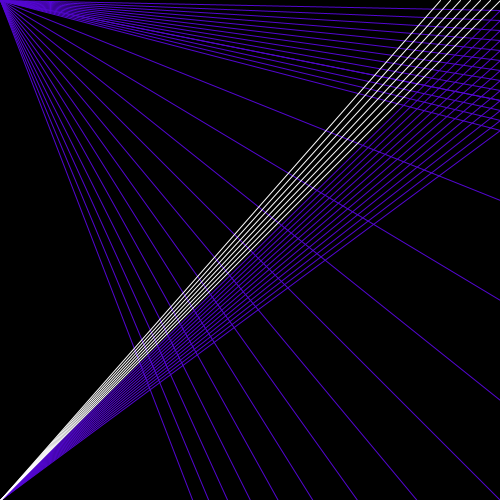
Frame 1 (no input)
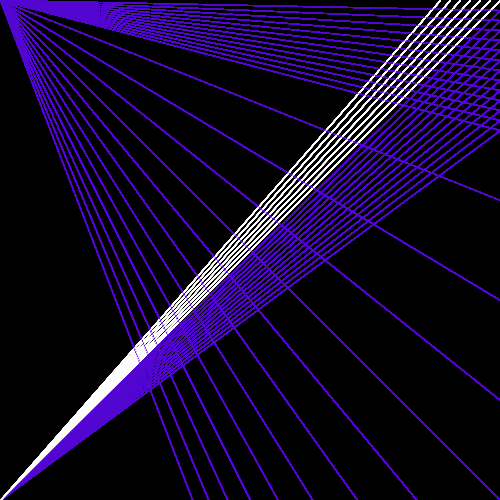
Frame 60 (the mouse pressed at the canvas centre just before this capture)
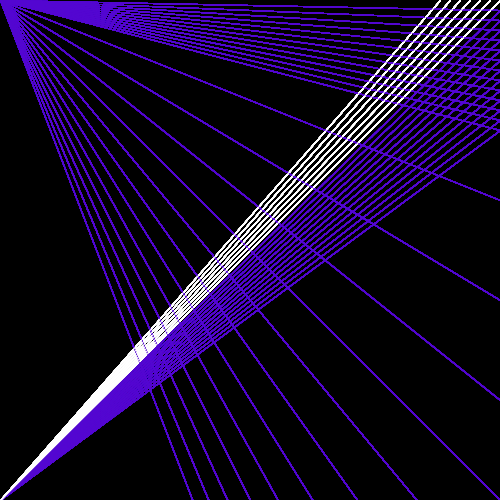
Frame 120 (the mouse held since frame 60 and released just before this capture)

The Processing sketch that drew these frames (run headless with seeded random() and noise(); from frame 60 on, the mouse is pressed at the canvas centre):

// Processing sketch: processing_32141
// ── processing_32141.pde


void setup () {
  size (500,500);
  noFill ();
  background (0);
  
  
}

void draw ()
{
  fill (254,255,5);
  //ellipse (200, 200, 200, 200);
    
  stroke (83,6,209);
  strokeWeight (1);
  
  line (0,500,500,10);
  line (0,500,500,20);
  line (0,500,500,30);
  line (0,500,500,40);
  line (0,500,500,50);
  line (0,500,500,60);
  line (0,500,500,70);
  line (0,500,500,80);
  line (0,500,500,90);
  line (0,500,500,100);
  line (0,500,500,110);
  line (0,500,500,120);
  line (0,500,500,130);
  
  line (0,0,500,10);
  line (0,0,500,20);
  line (0,0,500,30);
  line (0,0,500,40);
  line (0,0,500,50);
  line (0,0,500,60);
  line (0,0,500,70);
  line (0,0,500,80);
  line (0,0,500,90);
  line (0,0,500,100);
  line (0,0,500,110);
  line (0,0,500,120);
  line (0,0,500,130);
  
  line (0,0,500,100);
  line (0,0,500,200);
  line (0,0,500,300);
  line (0,0,500,400);
  line (0,0,500,500);
  line (0,0,500,600);
  line (0,0,500,700);
  line (0,0,500,800);
  line (0,0,500,900);
  line (0,0,500,1000);
  line (0,0,500,1100);
  line (0,0,500,1200);
  line (0,0,500,1300);
  
  stroke (255);
  line (0,500,500,0);
  line (0,500,490,0);
  line (0,500,480,0);
  line (0,500,470,0);
  line (0,500,460,0);
  line (0,500,450,0);
  line (0,500,440,0);
  
}
